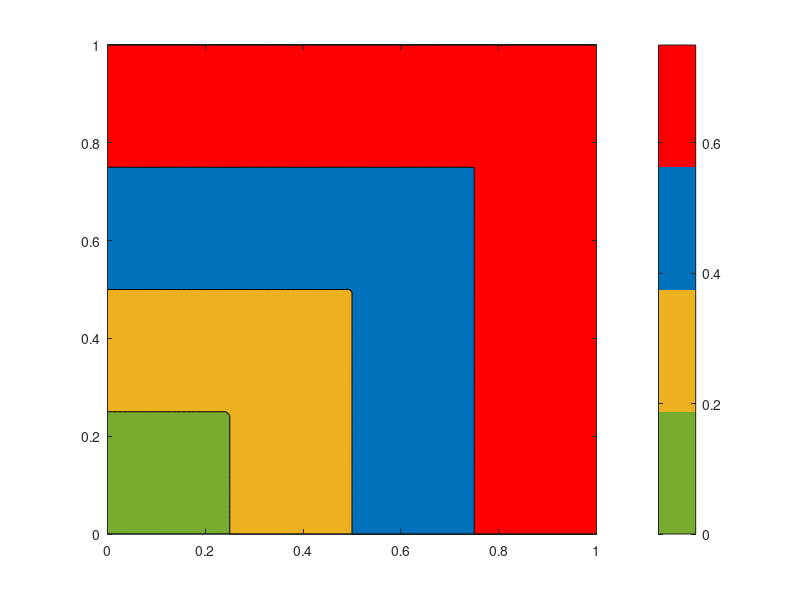

This figure's MATLAB source: (Note: this script raises an error after producing the figure.)
cmap=[0.4660 0.6740 0.1880; 0.9290 0.6940 0.1250; 0 0.4470 0.7410; 1 0 0];
cb=colorbar;
x = linspace(0,1,100);
y = x.';
z = max(x,y);
% plot setup
contourf(x,y,z,size(cmap,1)-1)
axis equal
colormap(cmap)
% wrangle the discrete colorbar tick alignment
cb = colorbar;
cbscalein = cb.Limits;
cbscaleout = [min(z(:)) max(z(:))];
ticks = linspace(cbscaleout(1),cbscaleout(2),size(cmap,1)+1);
cb.Ticks = diff(cbscalein)*(ticks-cbscaleout(1))/diff(cbscaleout) + cbscalein(1);
cb.XTickLabel={'Low','Medium','High','Extreme',''};
